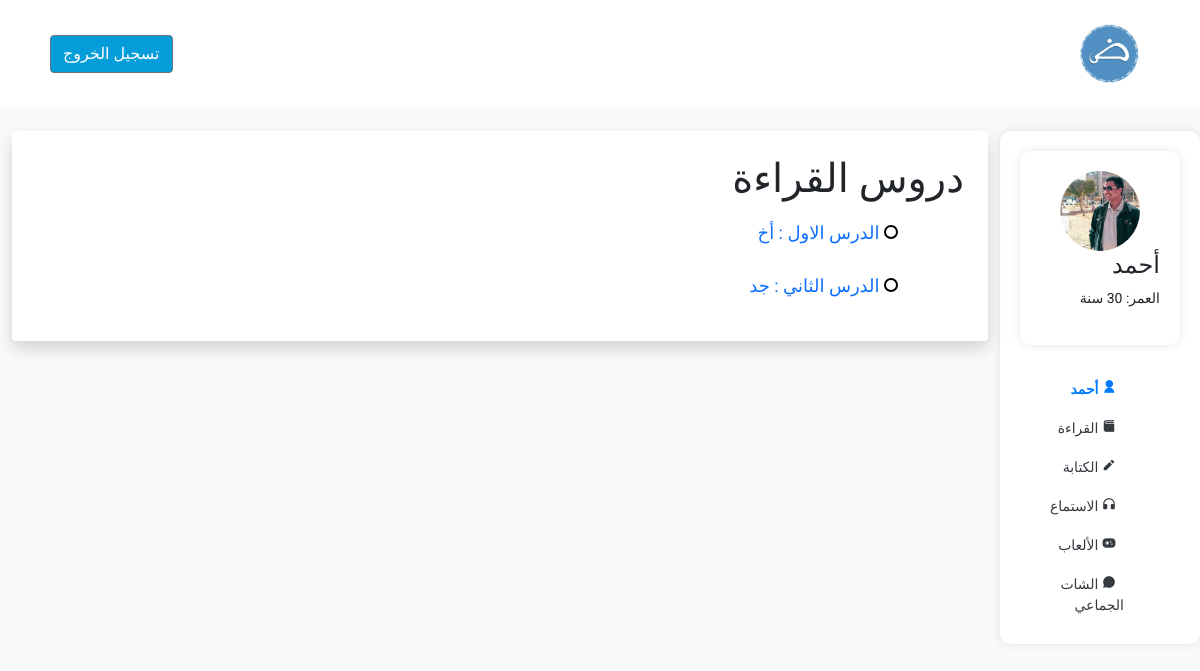
/lessons/reading/ (signed in), run on the app's committed database.
### accounts/models.py (models this page shows, shortened)
class CustomUser(AbstractUser):
    nid_validator = RegexValidator(regex=r'^\d{14}$', message="الرقم القومي لابد ان يكون 14 رقم ")
    nid = models.CharField(max_length=14, unique=True, validators=[nid_validator])
    fname=models.CharField(max_length=30, blank=True, null=True)
    image = models.ImageField(upload_to=image_upload, blank=True, null=True)
    age = models.PositiveIntegerField(null=True, blank=True)
    slug = models.SlugField(blank=True, null=True)
    groups = models.ManyToManyField(Group, verbose_name=_('groups'), blank=True, related_name='customuser_set')
    user_permissions = models.ManyToManyField(Permission, verbose_name=_('user permissions'), blank=True, related_name='customuser_set')

### lessons/models.py (models this page shows, shortened)
class Lesson(models.Model):
    title = models.CharField(max_length=255)
    video_link = models.FileField(upload_to=vid_upload, blank=True, null=True)
    lesson_type = models.CharField(choices=[('reading', 'قراءة'), ('listening', 'استماع'), ('writing', 'كتابة')], max_length=20)
    completed_by_users = models.ManyToManyField(CustomUser, through='UserLessonCompletion')

### lessons/views.py (the view)
# urls.py: path('reading/', reading_lessons, name='reading'),
@login_required
def reading_lessons(request):
    reading_lessons = Lesson.objects.filter(lesson_type='reading')
    context = {'lessons': reading_lessons}
    return render(request, 'lessons/reading_lessons.html', context)

### lessons/templates/lessons/reading_lessons.html (shortened to what this page needs)
{% extends 'base.html' %}
{% load static %}
{% block content %}
<div class="container-fluid mt-4">
    <div class="row">
        <div class="col-md-3 col-lg-2 d-md-block sidebar">
            <div class="user-profile mb-4">
                <img src="/media/{{ request.user.image }}" alt="User Image" />
                <div>
                    <h4>{{ request.user.fname }}</h4>
                    <p>العمر: 30 سنة</p>
                </div>
            </div>
        <ul class="nav flex-column">
            <li class="nav-item">
              <a class="nav-link active" href="{%url 'base'%}">
                <i class="ri-user-fill me-2"></i>
                {{ request.user.fname }}
              </a>
            </li>
            <li class="nav-item">
              <a class="nav-link" href="{%url 'lessons:reading'%}">
                <i class="ri-book-3-fill me-2"></i>
                القراءة
              </a>
            </li>
            <li class="nav-item">
              <a class="nav-link" href="{%url 'lessons:writting'%}">
                <i class="ri-pencil-fill me-2"></i>
                الكتابة
              </a>
            </li>
            <li class="nav-item">
              <a class="nav-link" href="{%url 'lessons:listening'%}">
                <i class="ri-headphone-fill me-2"></i>
                الاستماع
              </a>
            </li>
            <li class="nav-item">
              <a class="nav-link" href="{% url 'games:game' %}">
                <i class="ri-gamepad-fill me-2"></i>
                الألعاب
              </a>
            </li>
            <li class="nav-item">
              <a class="nav-link" href="{% url 'chat:chat_room' %}">
                <i class="ri-chat-3-fill me-2"></i>
                الشات الجماعي
              </a>
            </li>
          </ul></div>
        <div class="col-md-9 col-lg-10">
            <div class="user-profile p-4 bg-white shadow rounded">
                <h1>دروس القراءة</h1>
               <ul class="nav flex-column">
                    {% for lesson in lessons %}
                        <li class="nav-item lesson-item {% if lesson.is_completed %}lesson-completed{% else %}lesson-not-completed{% endif %}">
                            <a class="nav-link" href="{% url 'lessons:lesson_detail' lesson_id=lesson.id %}">
                                <div class="lesson-circle"></div>
                                {{ lesson.title }}
                            </a>
                        </li>
                    {% endfor %}
                </ul>
            </div>
        </div>
    </div>
</div>
{% endblock content %}

### static/styles/style.css (style rules this page uses)
* { box-sizing: border-box; }
body { font-size: 14px; font-family: 'Almarai', Arial, sans-serif; direction: rtl; }

### templates/base.html (style rules this page uses)
body { font-family: "Roboto", sans-serif; background-color: #f8f9fa; }
.sidebar { background-color: #fff; padding: 20px; border-radius: 10px; box-shadow: 0 0 10px rgba(0, 0, 0, 0.1); }
.sidebar .nav-link { color: #343a40; font-weight: 500; }
.sidebar .active { font-weight: 700; color: #007bff; }
.user-profile { background-color: #fff; padding: 20px; border-radius: 10px; box-shadow: 0 0 10px rgba(0, 0, 0, 0.1); }
.user-profile img { width: 80px; height: 80px; border-radius: 50%; object-fit: cover; margin-right: 20px; }

### lessons/templates/lessons/reading_lessons.html (style rules this page uses)
.lesson-item { display: flex; align-items: center; margin-bottom: 10px; color:black; font-size: 18px; }
.lesson-circle { width: 14px; height: 14px; border-radius: 50%; margin-right: 10px; flex-shrink: 0; border: 2px solid; display:inline-block; }
.lesson-not-completed .lesson-circle { border-color: black; background-color: white; }

### data on the page
CustomUser: user.image (picture), user.fname "أحمد"
Lesson: title "الدرس الاول : أخ"
Lesson: title "الدرس الثاني : جد"
